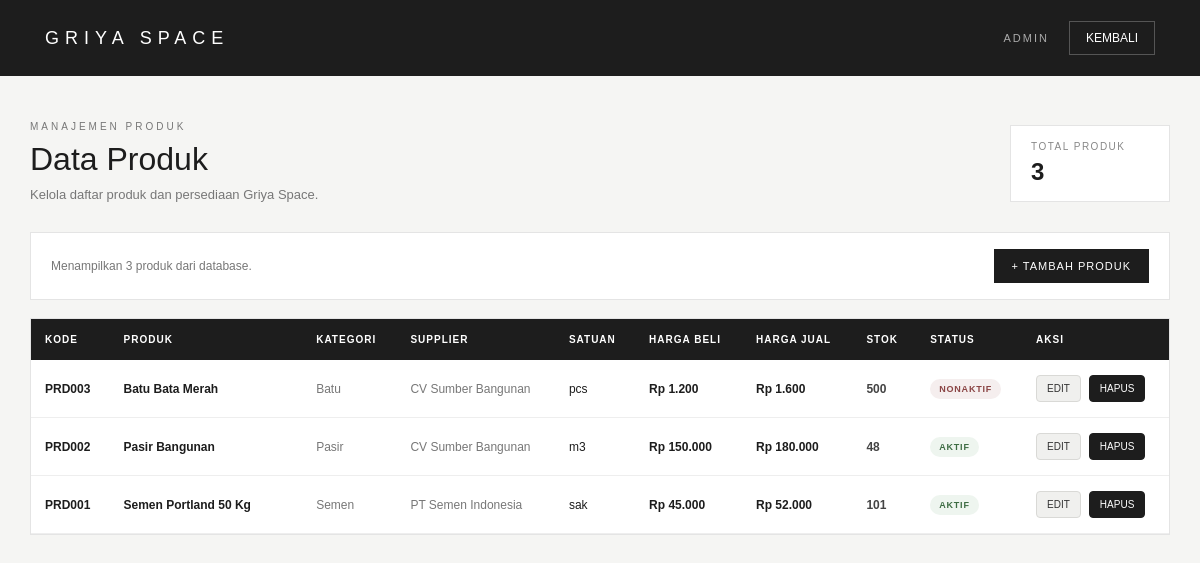
Screenshot of /griya-space/dashboard/admin/produk/index.php (signed in) with the database file from the repository.
### tables this page shows
CREATE TABLE `produk` (
  `id_produk` int NOT NULL,
  `kode_produk` varchar(30) NOT NULL,
  `id_kategori` int NOT NULL,
  `id_supplier` int DEFAULT NULL,
  `nama_produk` varchar(150) NOT NULL,
  `satuan` varchar(30) NOT NULL,
  `harga_beli` decimal(15,2) NOT NULL DEFAULT '0.00',
  `harga_jual` decimal(15,2) NOT NULL DEFAULT '0.00',
  `stok` int NOT NULL DEFAULT '0',
  `stok_minimum` int NOT NULL DEFAULT '0',
  `deskripsi` text,
  `foto_produk` varchar(255) DEFAULT NULL,
  `status` enum('Aktif','Nonaktif') DEFAULT 'Aktif',
  `created_at` timestamp NULL DEFAULT CURRENT_TIMESTAMP,
  `updated_at` timestamp NULL DEFAULT CURRENT_TIMESTAMP ON UPDATE CURRENT_TIMESTAMP
);

CREATE TABLE `kategori` (
  `id_kategori` int NOT NULL,
  `nama_kategori` varchar(100) NOT NULL,
  `deskripsi` text,
  `created_at` timestamp NULL DEFAULT CURRENT_TIMESTAMP
);

CREATE TABLE `supplier` (
  `id_supplier` int NOT NULL,
  `kode_supplier` varchar(30) NOT NULL,
  `nama_supplier` varchar(100) NOT NULL,
  `nama_kontak` varchar(100) DEFAULT NULL,
  `no_telepon` varchar(20) DEFAULT NULL,
  `email` varchar(100) DEFAULT NULL,
  `alamat` text,
  `status` enum('Aktif','Nonaktif') DEFAULT 'Aktif',
  `created_at` timestamp NULL DEFAULT CURRENT_TIMESTAMP
);

### griya-space/dashboard/admin/produk/index.php (the view, shortened to what this page needs)
<?php
require_once "../../../config/database.php";
$sql = "
    SELECT
        p.id_produk,
        p.kode_produk,
        p.nama_produk,
        p.satuan,
        p.harga_beli,
        p.harga_jual,
        p.stok,
        p.stok_minimum,
        p.status,
        k.nama_kategori,
        s.nama_supplier
    FROM produk p
    LEFT JOIN kategori k
        ON p.id_kategori = k.id_kategori
    LEFT JOIN supplier s
        ON p.id_supplier = s.id_supplier
    ORDER BY p.id_produk DESC
";
$result = mysqli_query($conn, $sql);
$jumlah_produk = mysqli_num_rows($result);
?>
<!DOCTYPE html>
<html lang="id">
<head>
</head>
<body>
<header>
    <div class="brand">
        GRIYA SPACE
    </div>
    <div class="header-right">
        <div class="role">
            ADMIN
        </div>
        <a
            href="../index.php"
            class="back-link"
        >
            KEMBALI
        </a>
    </div>
</header>
<main>
    <section class="page-header">
        <div class="page-title">
            <small>
                MANAJEMEN PRODUK
            </small>
            <h1>
                Data Produk
            </h1>
            <p>
                Kelola daftar produk dan persediaan Griya Space.
            </p>
        </div>
        <div class="summary">
            <span class="summary-label">
                TOTAL PRODUK
            </span>
            <span class="summary-value">
                <?= $jumlah_produk; ?>
            </span>
        </div>
    </section>
    <section class="toolbar">
        <div class="toolbar-info">
            Menampilkan
            <?= $jumlah_produk; ?>
            produk dari database.
        </div>
        <a
            href="tambah.php"
            class="add-button"
        >
            + TAMBAH PRODUK
        </a>
    </section>
    <section class="table-container">
        <?php if ($jumlah_produk > 0): ?>
            <table>
                <thead>
                    <tr>
                        <th>
                            KODE
                        </th>
                        <th>
                            PRODUK
                        </th>
                        <th>
                            KATEGORI
                        </th>
                        <th>
                            SUPPLIER
                        </th>
                        <th>
                            SATUAN
                        </th>
                        <th>
                            HARGA BELI
                        </th>
                        <th>
                            HARGA JUAL
                        </th>
                        <th>
                            STOK
                        </th>
                        <th>
                            STATUS
                        </th>
                        <th>
                            AKSI
                        </th>
                    </tr>
                </thead>
                <tbody>
                    <?php while ($produk = mysqli_fetch_assoc($result)): ?>
                        <?php
                        $stok = (int) $produk["stok"];
                        $stok_minimum =
                            (int) $produk["stok_minimum"];
                        $stok_class =
                            ($stok <= $stok_minimum)
                            ? "stock-low"
                            : "stock-safe";
                        ?>
                        <tr>
                            <td class="code">
                                <?= htmlspecialchars(
                                    $produk["kode_produk"]
                                ); ?>
                            </td>
                            <td class="product-name">
                                <?= htmlspecialchars(
                                    $produk["nama_produk"]
                                ); ?>
                            </td>
                            <td class="category">
                                <?= htmlspecialchars(
                                    $produk["nama_kategori"]
                                    ?? "-"
                                ); ?>
                            </td>
                            <td class="supplier">
                                <?= htmlspecialchars(
                                    $produk["nama_supplier"]
                                    ?? "-"
                                ); ?>
                            </td>
                            <td>
                                <?= htmlspecialchars(
                                    $produk["satuan"]
                                ); ?>
                            </td>
                            <td class="money">
                                Rp <?= number_format(
                                    $produk["harga_beli"],
                                    0,
                                    ",",
                                    "."
                                ); ?>
                            </td>
                            <td class="money">
                                Rp <?= number_format(
                                    $produk["harga_jual"],
                                    0,
                                    ",",
                                    "."
                                ); ?>
                            </td>
                            <td class="stock <?= $stok_class; ?>">
                                <?= $stok; ?>
                            </td>
                            <td>
                                <?php if ($produk["status"] === "Aktif"): ?>
                                    <span class="status status-active">
                                        AKTIF
                                    </span>
                                <?php else: ?>
                                    <span class="status status-inactive">
                                        NONAKTIF
                                    </span>
                                <?php endif; ?>
                            </td>
<td>
    <div style="
        display:flex;
        align-items:center;
        gap:8px;
    ">
        <a
            href="edit.php?id=<?= (int) $produk["id_produk"]; ?>"
            style="
                display:inline-block;
                padding:7px 10px;
                background:#f0f0ee;
                border:1px solid #d9d9d6;
                color:#333;
                text-decoration:none;
                font-size:10px;
                border-radius:4px;
            "
        >
            EDIT
        </a>
        <form
            action="hapus.php"
            method="POST"
            style="margin:0;"
            onsubmit="return confirm(
                'Yakin ingin menghapus produk ini?'
            );"
        >
            <button
                type="submit"
                style="
                    padding:7px 10px;
                    background:#1d1d1d;
                    border:1px solid #1d1d1d;
                    color:white;
                    font-size:10px;
                    border-radius:4px;
                    cursor:pointer;
                "
            >
                HAPUS
            </button>
        </form>
    </div>
</td>
                        </tr>
                    <?php endwhile; ?>
                </tbody>
            </table>
        <?php else: ?>
            <div class="empty">
                Belum ada produk di database.
            </div>
        <?php endif; ?>
    </section>
</main>
</body>
</html>

### griya-space/dashboard/admin/produk/index.php (style rules this page uses)
* { box-sizing: border-box; margin: 0; padding: 0; }
body { font-family: Arial, Helvetica, sans-serif; background: #f5f5f3; color: #1d1d1d; }
header { min-height: 76px; background: #1d1d1d; color: white; display: flex; align-items: center; justify-content: space-between; padding: 18px 45px; }
.brand { font-size: 18px; letter-spacing: 6px; font-weight: 500; }
.header-right { display: flex; align-items: center; gap: 20px; }
.role { font-size: 11px; letter-spacing: 2px; color: #aaa; }
.back-link { color: white; text-decoration: none; font-size: 12px; border: 1px solid #555; padding: 9px 16px; transition: .2s; }
main { max-width: 1350px; margin: 0 auto; padding: 45px 30px; }
.page-header { display: flex; align-items: flex-end; justify-content: space-between; gap: 20px; margin-bottom: 30px; }
.page-title small { display: block; color: #777; font-size: 10px; letter-spacing: 3px; margin-bottom: 9px; }
.page-title h1 { font-size: 32px; font-weight: 500; }
.page-title p { margin-top: 9px; color: #777; font-size: 13px; }
.summary { background: white; border: 1px solid #e4e4e4; padding: 15px 20px; min-width: 160px; }
.summary-label { display: block; color: #888; font-size: 10px; letter-spacing: 1.5px; }
.summary-value { display: block; margin-top: 6px; font-size: 24px; font-weight: 600; }
.toolbar { background: white; border: 1px solid #e4e4e4; padding: 16px 20px; display: flex; align-items: center; justify-content: space-between; gap: 15px; margin-bottom: 18px; }
.toolbar-info { color: #777; font-size: 12px; }
.add-button { display: inline-flex; align-items: center; justify-content: center; text-decoration: none; background: #1d1d1d; color: white; padding: 11px 18px; font-size: 11px; letter-spacing: 1px; }
.table-container { background: white; border: 1px solid #e4e4e4; overflow-x: auto; }
table { width: 100%; border-collapse: collapse; min-width: 1000px; }
thead { background: #1d1d1d; color: white; }
th { padding: 15px 14px; text-align: left; font-size: 10px; font-weight: 600; letter-spacing: 1px; white-space: nowrap; }
td { padding: 15px 14px; border-bottom: 1px solid #eeeeee; font-size: 12px; vertical-align: middle; }
.code { font-weight: 600; white-space: nowrap; }
.product-name { font-weight: 600; min-width: 180px; }
.category, .supplier { color: #777; }
.money { white-space: nowrap; font-weight: 600; }
.stock { font-weight: 600; }
.stock-safe { color: #444; }
.status { display: inline-block; padding: 5px 9px; font-size: 9px; font-weight: 600; letter-spacing: .8px; border-radius: 20px; }
.status-active { background: #eef5ef; color: #3d6c43; }
.status-inactive { background: #f5eeee; color: #8a4444; }

### rows the page displays
produk: kode_produk "PRD003", nama_produk "Batu Bata Merah", id_kategori.nama_kategori "Batu", id_supplier.nama_supplier "CV Sumber Bangunan", satuan "pcs", harga_beli "1.200", harga_jual "1.600", stok "500", status "NONAKTIF"
produk: kode_produk "PRD002", nama_produk "Pasir Bangunan", id_kategori.nama_kategori "Pasir", id_supplier.nama_supplier "CV Sumber Bangunan", satuan "m3", harga_beli "150.000", harga_jual "180.000", stok "48", status "AKTIF"
produk: kode_produk "PRD001", nama_produk "Semen Portland 50 Kg", id_kategori.nama_kategori "Semen", id_supplier.nama_supplier "PT Semen Indonesia", satuan "sak", harga_beli "45.000", harga_jual "52.000", stok "101", status "AKTIF"

### other values shown
$jumlah_produk "3"
